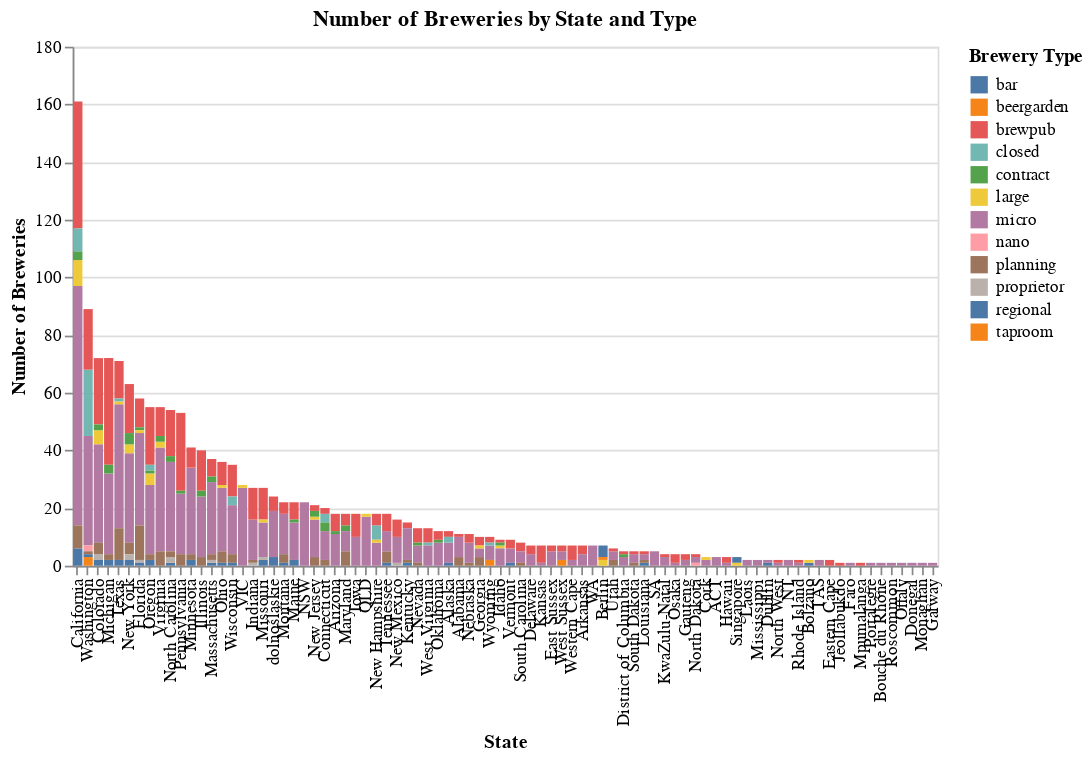

The notebook cell this image was saved under:
### Code cell
# Chart 1: # of breweries by state & brewery type

chart_state_type = (
    alt.Chart(breweries)
    .mark_bar()
    .encode(
        x=alt.X('state:N', sort='-y', title='State'),
        y=alt.Y('count():Q', title='Number of Breweries'),
        color=alt.Color('brewery_type:N', title='Brewery Type'),
        tooltip=[
            alt.Tooltip('state:N', title='State'),
            alt.Tooltip('brewery_type:N', title='Type'),
            alt.Tooltip('count():Q', title='Brewery Count')
        ]
    )
    .properties(
        width=500,
        height=300,
        title='Number of Breweries by State and Type'
    )
)

chart_state_type

### Figure 1 — Vega-Lite specification as saved in the notebook (floating-point values rounded to 4 significant figures; data arrays with more than 128 entries replaced by an {"elided": "..."} marker saying what was removed)
{"config": {"view": {"continuousWidth": 300, "continuousHeight": 300}}, "data": {"name": "data-da608b4d3f8df1e131d091e38b2e7e0b"}, "mark": {"type": "bar"}, "encoding": {"color": {"field": "brewery_type", "title": "Brewery Type", "type": "nominal"}, "tooltip": [{"field": "state", "title": "State", "type": "nominal"}, {"field": "brewery_type", "title": "Type", "type": "nominal"}, {"aggregate": "count", "title": "Brewery Count", "type": "quantitative"}], "x": {"field": "state", "sort": "-y", "title": "State", "type": "nominal"}, "y": {"aggregate": "count", "title": "Number of Breweries", "type": "quantitative"}}, "height": 300, "title": "Number of Breweries by State and Type", "width": 500, "$schema": "https://vega.github.io/schema/vega-lite/v6.1.0.json", "datasets": {"data-da608b4d3f8df1e131d091e38b2e7e0b": {"elided": "1600 records"}}}
